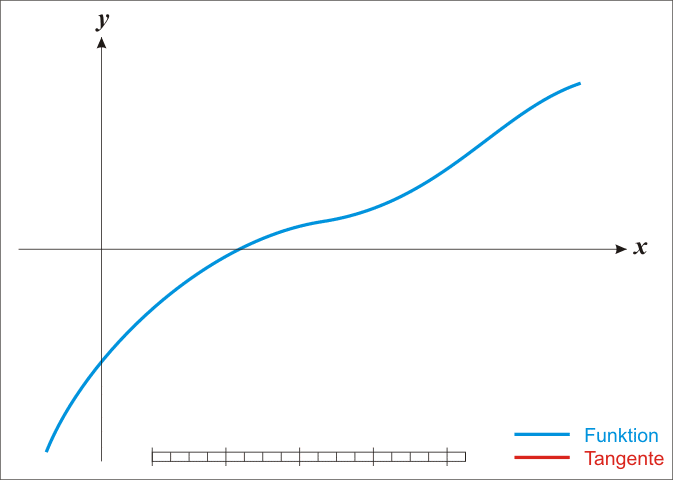
%> input picture Introduct/NewtonIteration_Ani/NewtonIteration_Ani.gif, 673 x 480 px
$ octave main.m   (GNU Octave 9; MATLAB toolbox functions it lacks are replaced by stand-ins)
%> lines starting %> are read from the running program, lines starting %| are printed output that depends on the picture
% split gif images
i=1;
while 1
    image = imread('NewtonIteration_Ani.gif', i);
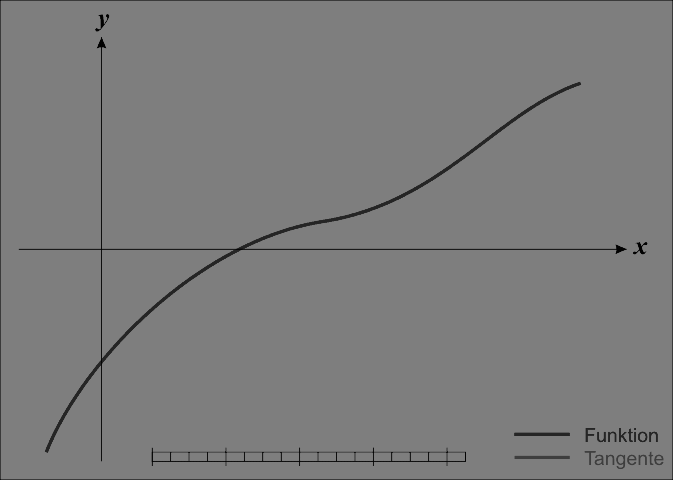
%> image: size 480x673 uint8; min 0, max 126, mean 124
    ind=find(image>100);
%> ind = 314918 values from 482 to 322559
    image(ind)=255;
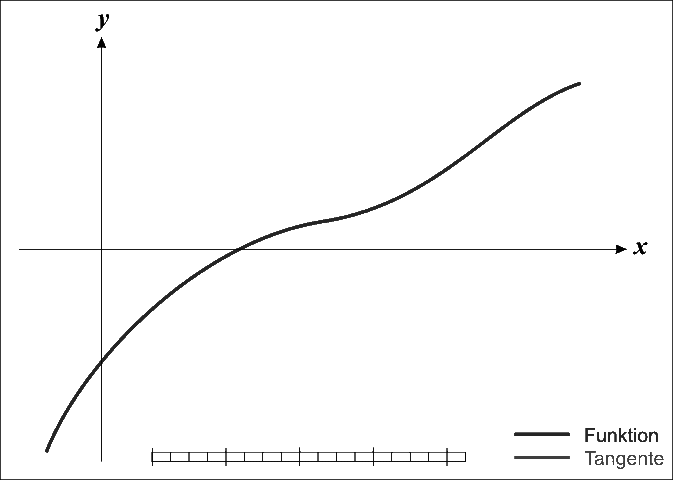
%> image: size 480x673 uint8; min 0, max 255, mean 249.8
    if isempty(image)||i==18
        break;
    else
        filename = ['NewtonIteration_Ani\\' int2str(i-1) '.jpg'];
        imwrite(image, filename);
        i=i+1;
    end
end
